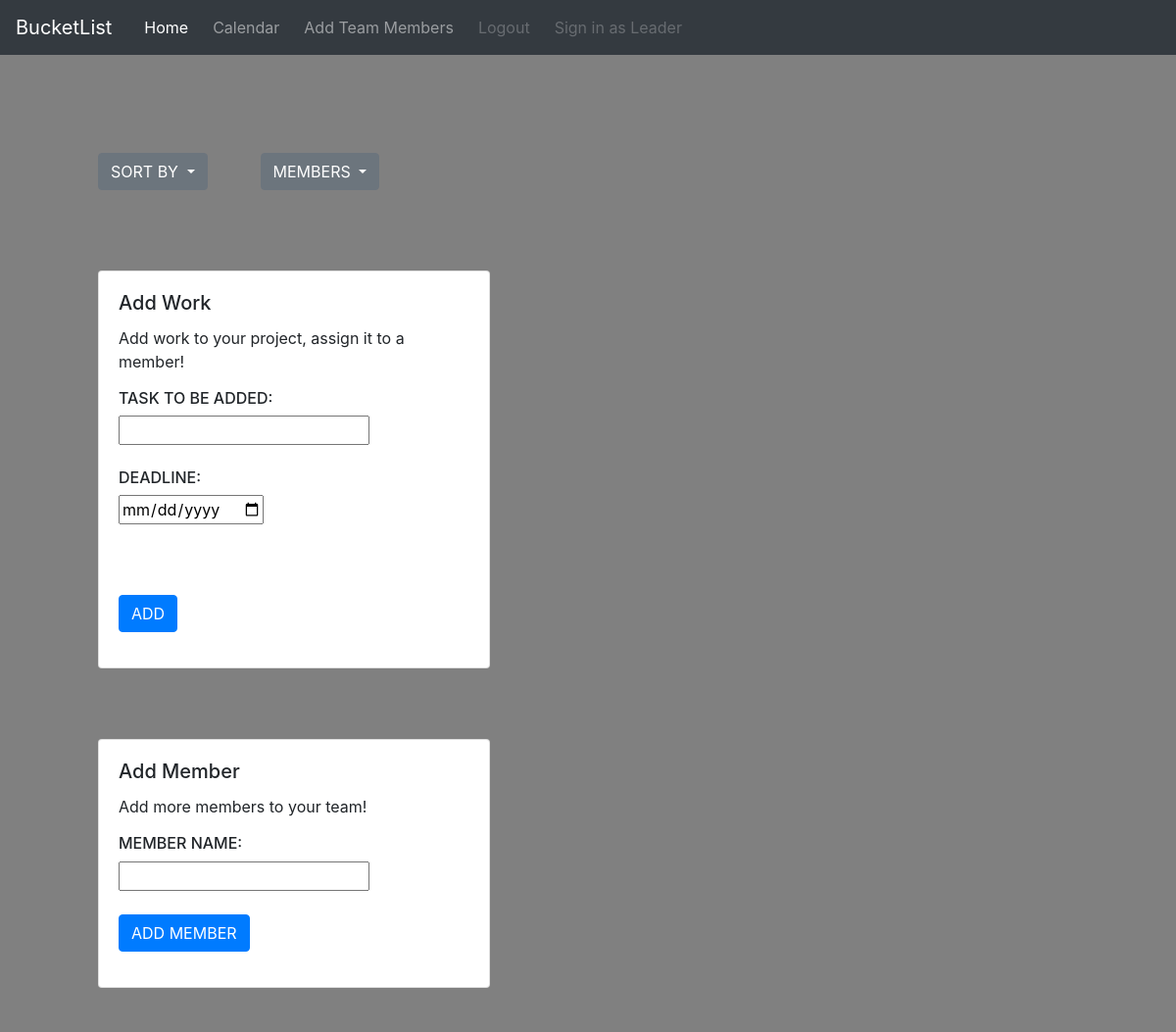
The app's page / (signed in, upper part), older data.
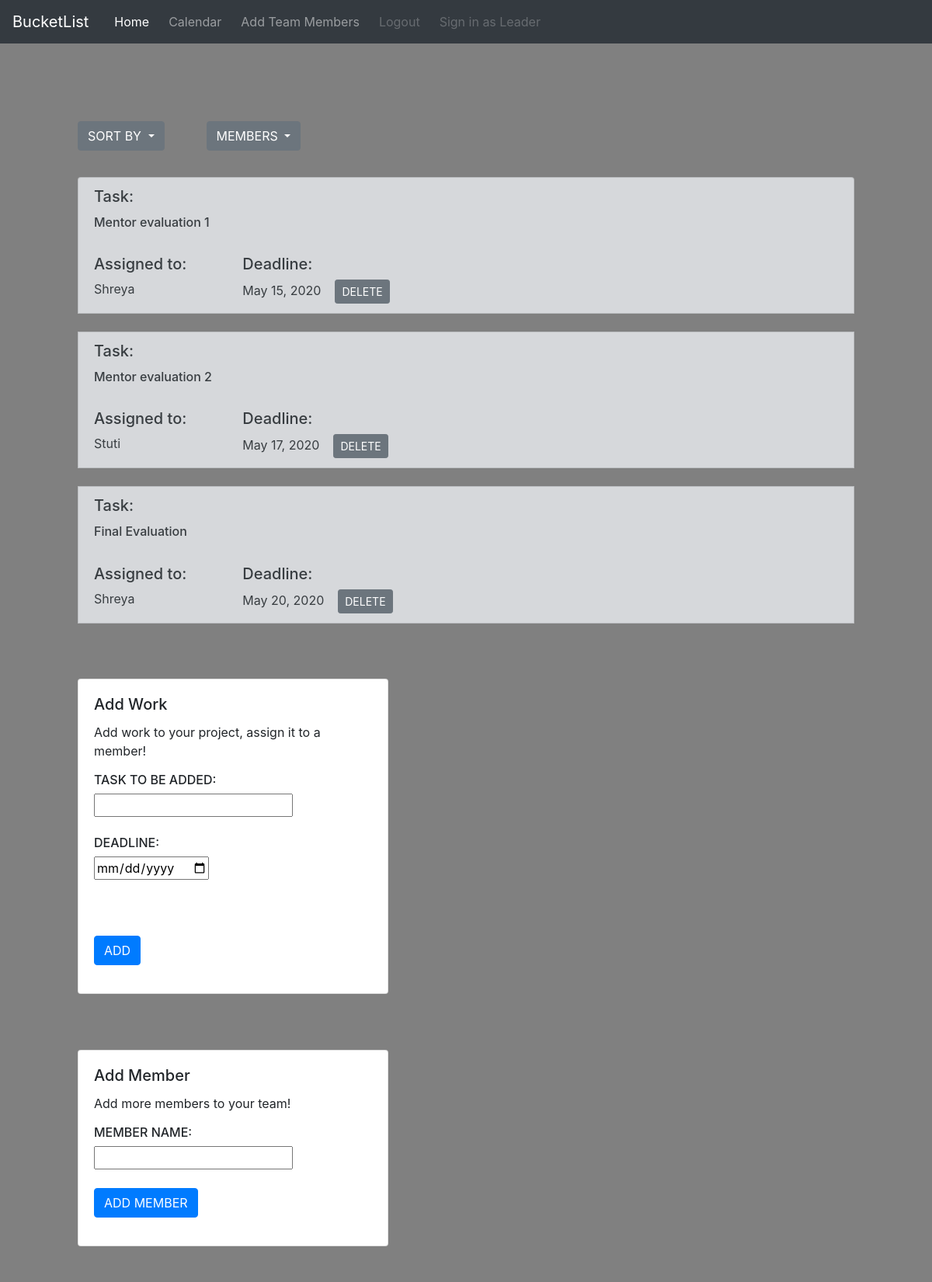
The same page, newer data.
### BucketList/models.py (models this page shows)
class ListItem(models.Model):
	team = models.ForeignKey(User,on_delete=models.CASCADE,blank=True,null=True)
	content = models.CharField(max_length=500)
	deadline = models.DateField()
	member = models.CharField(max_length=100)

### BucketList/views.py (the view)
# urls.py: path('', views.home),
def home(request, leadsignedin={}):
	context={
	'leadsignedin':False
	}
	if request.user.is_authenticated:
		all_member= Profile.objects.filter(memberid__id=request.user.id)
		all_items = ListItem.objects.filter(team__id=request.user.id)
		TeamLeader= Leader.objects.filter(leaderid__id=request.user.id)
		context.update(leadsignedin)
		return render(request,'BucketList/home.html',{'all':all_items,'all_members':all_member,'teamleader':TeamLeader,'leadsignedin':leadsignedin})
	else:
		return render(request,'BucketList/home.html',{})

### BucketList/Templates/BucketList/home.html (shortened to what this page needs)
<DOCTYPE! html>
<html>
<head>
	<link rel="stylesheet" href="https://maxcdn.bootstrapcdn.com/bootstrap/4.0.0/css/bootstrap.min.css">
</head>
	<section><nav class="navbar navbar-expand-lg navbar-light bg-light navbar navbar-dark bg-dark">
  <a class="navbar-brand" href="/">BucketList</a>
  <div class="collapse navbar-collapse" id="navbarSupportedContent">
    <ul class="navbar-nav mr-auto">
      <li class="nav-item active">
        <a class="nav-link" href="/">Home <span class="sr-only">(current)</span></a>
      </li>&nbsp;&nbsp;
      <li class="nav-item">
        <a class="nav-link" href="#">Calendar</a>
      </li>&nbsp;&nbsp;
      {% if user.is_authenticated %}
      <li class="nav-item">
        <a class="nav-link" href="#memberForm">Add Team Members</a>
      </li>&nbsp;&nbsp;
      <li class="nav-item">
        <a class="nav-link disabled" href="{% url 'logout' %}">Logout</a>
      </li>&nbsp;&nbsp;{% if not leadsignedin %}
      <li class="nav-item">
        <a class="nav-link disabled" href="#signasleader">Sign in as Leader</a>
      </li>{% endif %}
      {% endif %}
    </ul>
  </div>
</nav>
</section>
<body style="background-color:grey ">
<div style="margin: 100px">
{% if user.is_authenticated %}
{% if not leadsignedin %}
<div class="dropdown" style="float: left">
  <button class="btn btn-secondary dropdown-toggle" type="button" id="dropdownMenuButton" data-toggle="dropdown" aria-haspopup="true" aria-expanded="false">
    SORT BY
  </button>
</div>
<div style="float: left">
</div>{% endif %}
<div class="dropdown" style="float: left" >
  <button class="btn btn-secondary dropdown-toggle" type="button" id="dropdownMenuButton" data-toggle="dropdown" aria-haspopup="true" aria-expanded="false">
    MEMBERS
  </button>
</div>
<br>
<br>
<br>
	<ul class="list-group">
	{% for item in all %}
	<li class="list-group-item list-group-item-action list-group-item-secondary" >
  <h5 class="card-title">Task:</h5>
  <h6 class="card-text">{{ item.content }}</h6>
  <br>
  <div style="float: left"><h5>Assigned to:</h5>{{ item.member }}&nbsp;&nbsp;
  </div>
  <div style="float: left;">&nbsp;&nbsp;&nbsp;&nbsp;&nbsp;&nbsp;&nbsp;&nbsp;&nbsp;&nbsp;&nbsp;&nbsp;&nbsp;&nbsp;&nbsp;&nbsp;</div>
  <div style="float: left"><h5>Deadline:</h5> {{ item.deadline }} <form action="/delete/{{ item.id }}/" method="post" style="display:inline">
		<input class="btn btn-secondary btn-sm" type="submit" value="DELETE"></div>
		</li><br>
		{% endfor %}
	</ul>
<br>
<br>
<div class="card" style="width: 25rem;" style="float: left">
  <div class="card-body">
    <h5 class="card-title">Add Work</h5>
        <p class="card-text">Add work to your project, assign it to a member!</p>
        <form name="addItem" action="/add/" onsubmit="return ValidateFormAddItem()" method="post">{% csrf_token %}
          <h6>TASK TO BE ADDED:</h6> <input  type="text" name="content" ><br><br>
          <h6>DEADLINE:</h6>  <input type="date" name="deadline" ><br><br>
          {% if leadsignedin %}<h6>MEMBER:</h6> <input type="text" name="member" >{% endif %}<br><br>
          <input class="btn btn-primary" type="submit" value="ADD">
        </form>
  </div>
</div>
<br><br><br>
<div style="float: left margin-bottom: 50px" >
  <div class="card" style="width: 25rem;" style="float: left">
    <div class="card-body">
      <h5 class="card-title">Add Member</h5>
        <p class="card-text">Add more members to your team!</p>
        <form id="memberForm" name="mem" action="/addMember/" onsubmit="return ValidateFormMemberForm()" method="post">{% csrf_token %}
        <h6>MEMBER NAME:</h6><input type="text" name="memname"><br><br>
        <input class="btn btn-primary" type="submit" value="ADD MEMBER" >
        </form>
    </div>
  </div>
</div>
<br><br>
<br>
<br>
{% endif %}
</div>
</body>
</html>

Row changes from the older to the newer data that the page shows:
added ListItem: content "Mentor evaluation 1", member "Shreya", deadline "May 15, 2020"
added ListItem: content "Mentor evaluation 2", member "Stuti", deadline "May 17, 2020"
added ListItem: content "Final Evaluation", member "Shreya", deadline "May 20, 2020"
